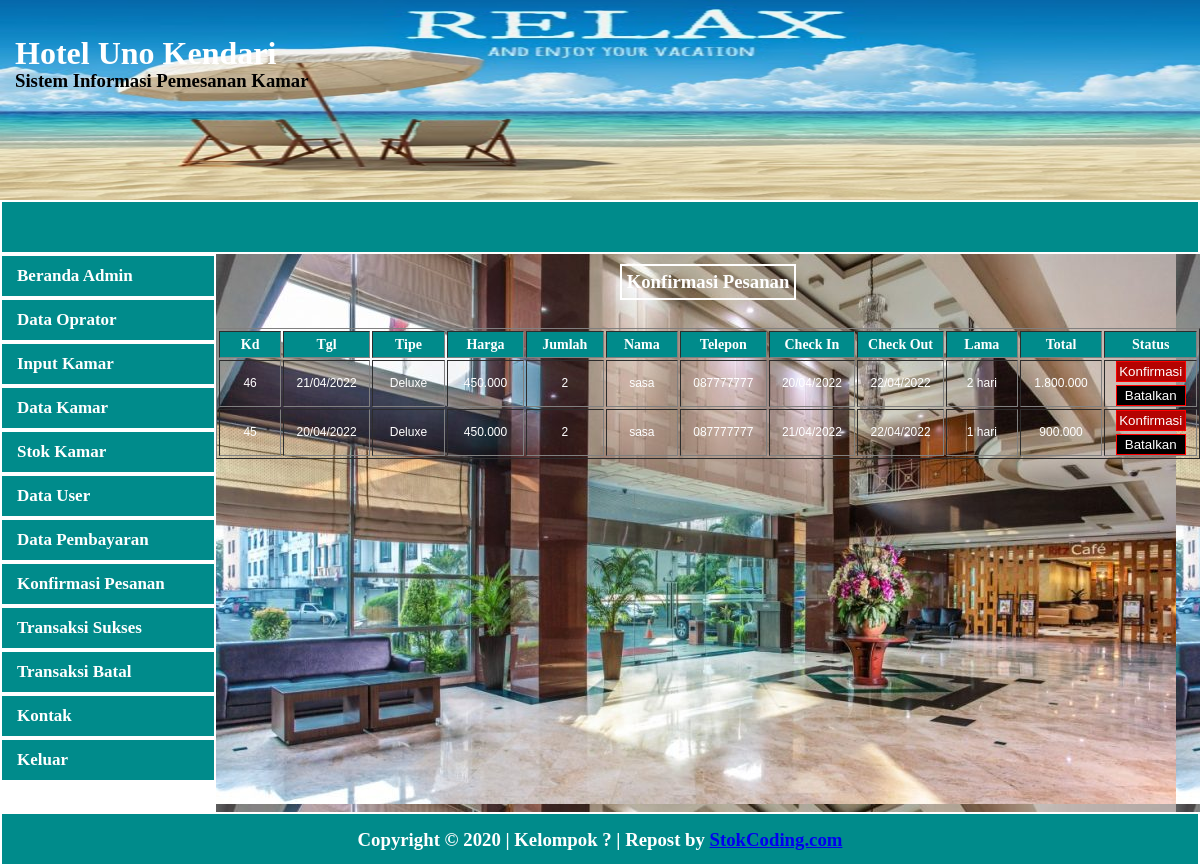
The app's page /admin/konfirmasi.php (signed in) with its own data.
### tables this page shows
CREATE TABLE `pemesanan` (
  `idpesan` int(11) NOT NULL,
  `tglpesan` datetime NOT NULL,
  `batasbayar` datetime NOT NULL,
  `idkamar` varchar(15) NOT NULL,
  `tipe` varchar(20) NOT NULL,
  `harga` int(11) NOT NULL,
  `jumlah` int(11) NOT NULL,
  `idtamu` int(11) NOT NULL,
  `nama` varchar(100) NOT NULL,
  `alamat` varchar(500) NOT NULL,
  `telepon` varchar(15) NOT NULL,
  `tglmasuk` date NOT NULL,
  `tglkeluar` date NOT NULL,
  `lamahari` int(11) NOT NULL DEFAULT 0,
  `totalbayar` int(11) NOT NULL DEFAULT 0,
  `status` varchar(50) NOT NULL DEFAULT 'Pending...'
);

### admin/konfirmasi.php (the view, shortened to what this page needs)
<?php
	require_once "view/header.php";
?>
	<aside>
		<center>
			<h3>Konfirmasi Pesanan</h3>
			<div id="kanan">
				<table width="100%" border="1px solid black">
				<tr style="background: #008B8B; color: white; font-size: 14px;">
					<th>Kd</th>
					<th>Tgl</th>
					<th>Tipe</th>
					<th>Harga</th>
					<th>Jumlah</th>
					<th>Nama</th>
					<th>Telepon</th>
					<th>Check In</th>
					<th>Check Out</th>
					<th>Lama</th>
					<th>Total</th>
					<th>Status</th>
				</tr>
				<?php
					$sql = $pdo->query("SELECT * FROM pemesanan ORDER BY idpesan DESC");
			  		while ($datax = $sql->fetch()) {
			  		$idpesan = $datax['idpesan'];
					$tglpesan = $datax['tglpesan'];
					$tipe = $datax['tipe'];
					$harga = $datax['harga'];
					$jumlah = $datax['jumlah'];
					$namax = $datax['nama'];
					$telepon = $datax['telepon'];
					$tglmasuk = $datax['tglmasuk'];
					$tglkeluar = $datax['tglkeluar'];
					$lamahari = $datax['lamahari'];
					$totalbayar = $datax['totalbayar'];
					$status = $datax['status'];
					$tglpesann = date('d/m/Y', strtotime($tglpesan));
					$tglmasukk = date('d/m/Y', strtotime($tglmasuk));
					$tglkeluarr = date('d/m/Y', strtotime($tglkeluar));
					$hargaa = number_format($harga,0,",",".");
					$angka = number_format($totalbayar,0,",",".");
					if ($status == 'Pending...') {
  				?>
				<tr align="center" style="font-weight: normal; font-size: 12px;">
					<td class="tkonfirm"><?php echo $idpesan ?></td>
					<td class="tkonfirm"><?php echo $tglpesann ?></td>
					<td class="tkonfirm"><?php echo $tipe ?></td>
					<td class="tkonfirm"><?php echo $hargaa ?></td>
					<td class="tkonfirm"><?php echo $jumlah ?></td>
					<td class="tkonfirm"><?php echo $namax ?></td>
					<td class="tkonfirm"><?php echo $telepon ?></td>
					<td class="tkonfirm"><?php echo $tglmasukk ?></td>
					<td class="tkonfirm"><?php echo $tglkeluarr ?></td>
					<td class="tkonfirm"><?php echo $lamahari ?> hari</td>
					<td class="tkonfirm"><?php echo $angka ?></td>
					<td><a href="fungsi/proseskonfirmasi?id=<?php echo $idpesan ?>"><button style="width:70px;background:#B40301;color:white;font-weight:normal;padding:2px;border:1px solid red; margin-bottom: 3px;">Konfirmasi</button></a><br>
						<a href="fungsi/prosesbatal?id=<?php echo $idpesan ?>"><button style="width:70px;background:black;color:white;font-weight:normal;padding:2px;border:1px solid red;">Batalkan</button></a></td>
				</tr>
				<?php
					}
			  	}
			  ?>
			  </table>
			</div>
		</center>
	</aside>
<?php
	require_once "view/footer.php"
?>

### admin/css/style.css (style rules this page uses)
* { margin: 0; padding: 0; }
aside { width: 82%; height: 69.8%; background-image: url('../gambar/LOBBY-AREA-banner-960x550.jpg'); float: left; }
table tr { line-height: 25px; }
table { margin-top:20px; font-size:16px; font-weight:bold; }
table tr td { font-weight:bold; font-family:sans-serif; color: white; width: 120px; font-size: 17px; }
.tkonfirm { font-weight:normal; font-size: 12px; font-family: sans-serif; }
aside h3 { margin-top: 10px; margin-bottom: 8px; padding: 5px; border: 2px solid white; color: white; display: inline-block; }

### records on screen
pemesanan: idpesan "46", tglpesan "21/04/2022", tipe "Deluxe", harga "450.000", jumlah "2", nama "sasa", telepon "087777777", tglmasuk "20/04/2022", tglkeluar "22/04/2022", lamahari "2", totalbayar "1.800.000"
pemesanan: idpesan "45", tglpesan "20/04/2022", tipe "Deluxe", harga "450.000", jumlah "2", nama "sasa", telepon "087777777", tglmasuk "21/04/2022", tglkeluar "22/04/2022", lamahari "1", totalbayar "900.000"
